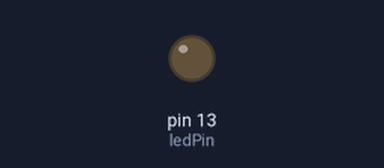
Bench run of a sketch on a simulated Arduino Uno, built with avr-gcc and run on an emulated ATmega328P. Parts: output pins drawn as LEDs (lit = HIGH).

Above: at 1.5 s.
At 6.12 s:
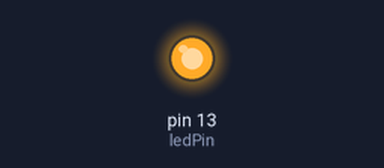
Timing chart, 0 to 7.0 s (numbered marks = the images above):
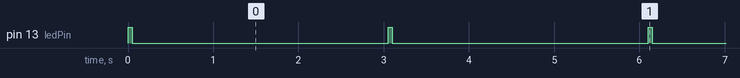

The sketch:

Blink_3000_50.pde
```cpp
/*
 * Blink
 *
 * The basic Arduino example.  Turns on an LED on for one second,
 * then off for one second, and so on...  We use pin 13 because,
 *

   Zeiten ge ndert: 3000ms zu 50 ms


 * depending on your Arduino board, it has either a built-in LED
 * or a built-in resistor so that you need only an LED.
 *
 * http://www.arduino.cc/en/Tutorial/Blink
 */

int ledPin = 13;                // LED connected to digital pin 13

void setup()                    // run once, when the sketch starts
{
  pinMode(ledPin, OUTPUT);      // sets the digital pin as output
}

void loop()                     // run over and over again
{
  digitalWrite(ledPin, HIGH);   // sets the LED on
  delay(50);                  // waits for a second
  digitalWrite(ledPin, LOW);    // sets the LED off
  delay(3000);                  // waits for a second
}
```

Blink_3000_50.cpp
```cpp
#include "WProgram.h"
/*
 * Blink
 *
 * The basic Arduino example.  Turns on an LED on for one second,
 * then off for one second, and so on...  We use pin 13 because,
 *

   Zeiten ge\u00e4ndert: 3000ms zu 50 ms


 * depending on your Arduino board, it has either a built-in LED
 * or a built-in resistor so that you need only an LED.
 *
 * http://www.arduino.cc/en/Tutorial/Blink
 */

int ledPin = 13;                // LED connected to digital pin 13

void setup()                    // run once, when the sketch starts
{
  pinMode(ledPin, OUTPUT);      // sets the digital pin as output
  Serial.begin(9600);       // use the serial port
}

void loop()                     // run over and over again
{
  digitalWrite(ledPin, HIGH);   // sets the LED on
  delay(50);                  // waits for a second
  digitalWrite(ledPin, LOW);    // sets the LED off
  Serial.println("Knock!");          // send the string "Knock!" back to the computer, followed by newline
  delay(3000);                  // waits for a second
}


int main(void)
{
	init();

	setup();

	for (;;)
		loop();

	return 0;
}
```

Measured:
- by itself, pin 13 (ledPin): alternates HIGH for 0.05 s and LOW for 3.0 s
